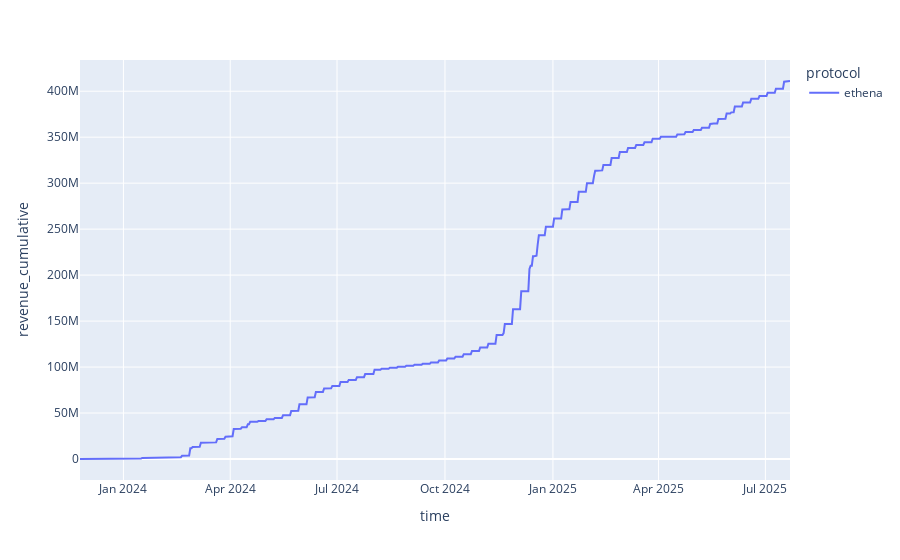

Here is the notebook cell this chart was saved with:
### Markdown cell above
### 4. Revenue

### Code cell
query = """
SELECT * FROM llama.protocol_revenue
"""
df = pd.read_sql(query, engine)
df['revenue_cumulative'] = df['revenue'].cumsum()

px.line(df, x="time", y="revenue_cumulative", color="protocol")

### Figure 1 — Plotly figure (JSON) as saved in the notebook; plotly's stock layout.template omitted (floating-point values rounded to 4 significant figures; data arrays with more than 128 entries replaced by an {"elided": "..."} marker saying what was removed)
{"data": [{"hovertemplate": "protocol=ethena<br>time=%{x}<br>revenue_cumulative=%{y}<extra></extra>", "legendgroup": "ethena", "line": {"color": "#636efa", "dash": "solid"}, "marker": {"symbol": "circle"}, "mode": "lines", "name": "ethena", "orientation": "v", "showlegend": true, "type": "scatter", "x": {"elided": "601 str values"}, "xaxis": "x", "y": {"elided": "601 int values"}, "yaxis": "y"}], "layout": {"legend": {"title": {"text": "protocol"}, "tracegroupgap": 0}, "margin": {"t": 60}, "xaxis": {"anchor": "y", "domain": [0, 1], "title": {"text": "time"}}, "yaxis": {"anchor": "x", "domain": [0, 1], "title": {"text": "revenue_cumulative"}}}}
